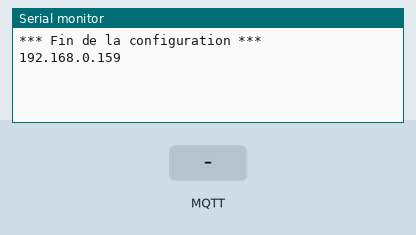
Recording of a program running on a simulated Arduino Uno, built with avr-gcc and run on an emulated ATmega328P. On the bench: the last lines printed to the serial monitor. The test bench sets the inputs (shaded band). WiFi joins after 1.5 s; servers stay silent unless stated; no MQTT or app messages arrive unless stated.

Above: at 2.2 s.
2.3 s: MQTT message "5" arrives on the first subscribed topic
At 2.37 s:
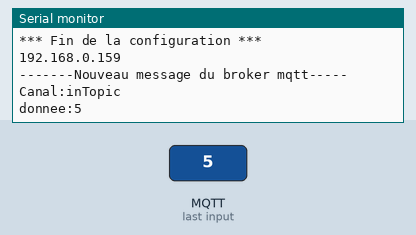
3.8 s: MQTT message "90" arrives on the first subscribed topic
At 4.7 s:
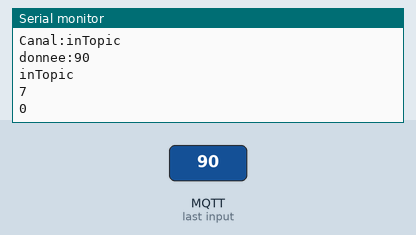
Timing chart, 0 to 6.8 s (numbered marks = the images above; inputs shaded):
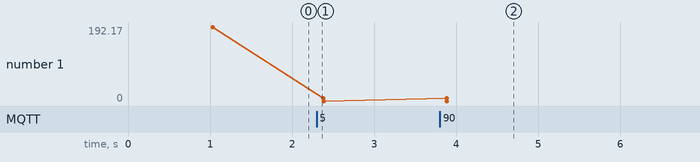

The program:

main.cpp
```cpp
#include <Arduino.h>
#include <Ethernet.h>
#include <PubSubClient.h>


// L'adresse MAC pour le shield
byte mac[] = { 0xAE, 0xAD, 0xAE, 0xAE, 0xAF, 0xAD };

//Infos MQTT a adapter
const char* mqttServer = "192.168.0.23";  //Adresse IP du Broker MQTT
const int mqttPort = 1883;               //Port utilisé par le Broker MQTT
int cons_vent_bas =0;
int cons_vent_haut=0;


// On créé l'objet client pour la connexion au serveur
EthernetClient client;
// Creation d un objet client publication MQTT s appuyant sur le client WIFI
PubSubClient monClientMqtt(client);


//Connexion
IPAddress IParduino(192, 168, 0, 159);
// IP de la freebox (va servir pour : dns, passerelle)
IPAddress IPDNS(192,168,0,1);


// POUR DEBUG
// Variable pour compter le nombre de connexion échouée de client.connect
boolean etat_ventil_1 = 0;
boolean etat_ventil_2 = 0;
boolean etat_ventil_1_old = 0;
boolean etat_ventil_2_old = 0;

// Variable de Tempo pour déclenchement de lecture
unsigned long previousMillis = 0;

#define topic_1 "Test/vent/Temp_cons_0"
#define topic_2 "Test/vent/Temp_cons_1"
//MQTT définition
#define Clientarduino "Test"
#define MQTT_USERNAME "homeassistant"
#define MQTT_KEY "ohs8Phookeod6chae0ENg5aingeite8Jaebooziheevug0huinei8Ood9iePoh9l"

void callback(char* topic, byte *payload, unsigned int length) {
  Serial.println("-------Nouveau message du broker mqtt-----");
  Serial.print("Canal:");
  Serial.println(topic);
  Serial.print("donnee:");
  Serial.write(payload, length);
  Serial.println();

  String messageTemp;
  String topictemp;
  for (int i = 0; i < length; i++) {
    messageTemp += (char)payload[i];
  }
  for (int j = 0; j < strlen(topic);j++){
    topictemp += (char)topic[j];
  }
  Serial.println(topictemp);
  Serial.println(strlen(topic));
  if (topictemp == topic_1)
  {
    Serial.println("donnée convertie 1");
    cons_vent_bas = messageTemp.toInt();
  }
  else if (topictemp == topic_2) {
    Serial.println("donnée convertie 2");
    cons_vent_haut = messageTemp.toInt();
  }
  Serial.println(cons_vent_bas);

}


void setup() {

  // put your setup code here, to run once:

  // On ouvre le port série pour DEBUG
  Serial.begin(9600);

  // On initialise le shield avec IP fixe
  Ethernet.begin(mac, IParduino , IPDNS , IPDNS);

    // On attend que le shield s'initialise
  delay(500);

    // Init client MQTT pour la publication
  monClientMqtt.setServer(mqttServer, mqttPort);

      // On attend que le shield s'initialise
  delay(500);

  Serial.println(F("*** Fin de la configuration ***"));

   //Pour DEBUG
  //Obtenir l'adresse IP de l'arduino
  IPAddress IP_Arduino = Ethernet.localIP();
  Serial.println(IP_Arduino);

  //Connection MQTT
  if (monClientMqtt.connect("Clientarduino", "homeassistant", "ohs8Phookeod6chae0ENg5aingeite8Jaebooziheevug0huinei8Ood9iePoh9l")) {
    monClientMqtt.publish("outTopic","hello world");
    monClientMqtt.subscribe("inTopic");
  }
  else {
      Serial.print("echec, code erreur= ");
      Serial.println(monClientMqtt.state());
  }
monClientMqtt.setCallback(callback);
monClientMqtt.publish("Test/vent/Temp_cons_0", "0");
monClientMqtt.publish(topic_2, "0");
}

void loop() {
  // put your main code here, to run repeatedly:
  //Mesure du temps
  // Publication MQTT
  unsigned long currentMillis = millis();

  monClientMqtt.loop();
      if(etat_ventil_1 != etat_ventil_1_old){
        monClientMqtt.publish("Baie/vent/etat_vent_1", String(etat_ventil_1).c_str());
        etat_ventil_1_old = etat_ventil_1;
        Serial.println("Trame ventilateur 1 envoyé");
      }
      if(etat_ventil_2 != etat_ventil_2_old){
        monClientMqtt.publish("Baie/vent/etat_vent_2", String(etat_ventil_2).c_str());
        etat_ventil_2_old = etat_ventil_2;
        Serial.println("Trame ventilateur 2 envoyé");
      }
//Récupération de valeur sur MQTT
if ( currentMillis - previousMillis >= 6000 )
    {
      previousMillis = currentMillis;
      monClientMqtt.subscribe("Test/vent/Temp_cons_0");
      Serial.print("consigne bas :");
      Serial.println(cons_vent_bas);
      monClientMqtt.subscribe("Test/vent/Temp_cons_1");
      Serial.print("consigne haute :");
      Serial.println(cons_vent_haut);
        }
//Débug
if ( currentMillis - previousMillis >= 60000 )
    {
      Serial.print(etat_ventil_1);
      Serial.print(etat_ventil_1_old);
      Serial.print(etat_ventil_2);
      Serial.print(etat_ventil_2_old);
    }
}
```

Measured:
- after the input at 2.3 s, the serial monitor: prints a new line at once (image 1)
- after the input at 3.8 s, the serial monitor: prints a new line after 0.06 s (image 2)
- plotted number 1: 192.17 → 0 after the input at 2.3 s
